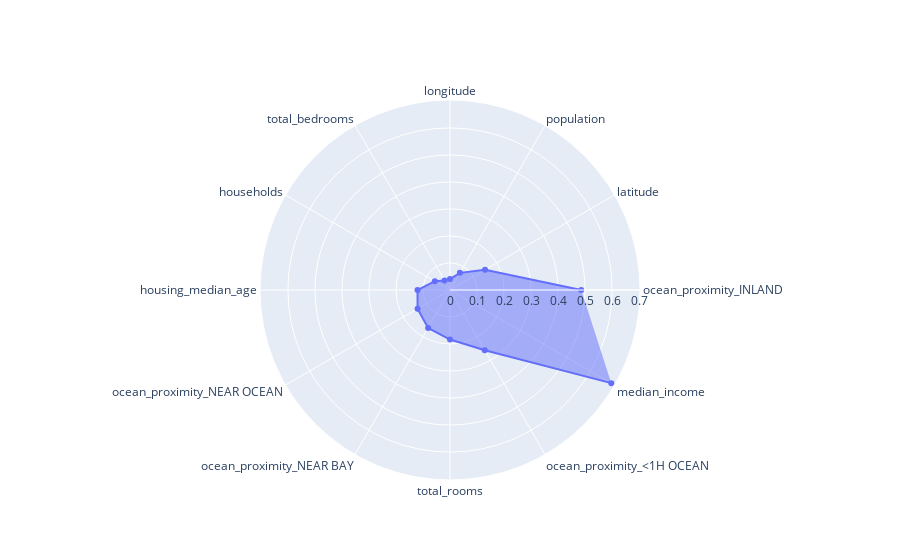
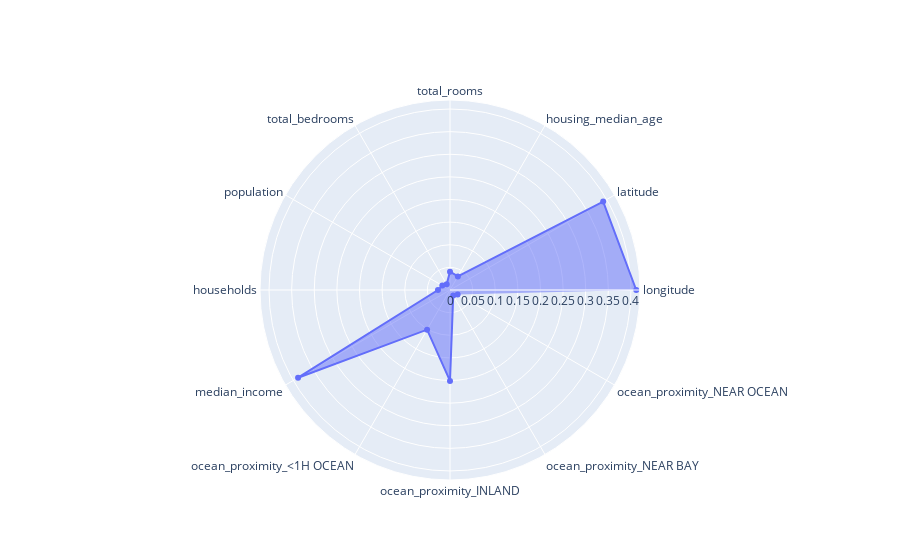

The notebook cell these images were saved under, in order:
### Code cell
fig = go.Figure()
fig.add_trace(
    go.Scatterpolar(theta=results_corr.index, r=results_corr["r"].abs(), fill="toself")
)

fig.show()

fig = go.Figure()
fig.add_trace(
    go.Scatterpolar(
        theta=results_mi.index, r=results_mi["Mutual Info"].abs(), fill="toself"
    )
)

### Figure 1 — Plotly figure (JSON) as saved in the notebook; plotly's stock layout.template omitted (floating-point values rounded to 4 significant figures)
{"data": [{"fill": "toself", "r": [0.4858, 0.1499, 0.07324, 0.04079, 0.04062, 0.06491, 0.1203, 0.1387, 0.162, 0.1835, 0.2574, 0.6895], "theta": ["ocean_proximity_INLAND", "latitude", "population", "longitude", "total_bedrooms", "households", "housing_median_age", "ocean_proximity_NEAR OCEAN", "ocean_proximity_NEAR BAY", "total_rooms", "ocean_proximity_<1H OCEAN", "median_income"], "type": "scatterpolar"}], "layout": {}}

### Figure 2 — Plotly figure (JSON) as saved in the notebook; plotly's stock layout.template omitted (floating-point values rounded to 4 significant figures)
{"data": [{"fill": "toself", "r": [0.4117, 0.3909, 0.03471, 0.04053, 0.01471, 0.0196, 0.02662, 0.3878, 0.1013, 0.201, 0.01424, 0.01954], "theta": ["longitude", "latitude", "housing_median_age", "total_rooms", "total_bedrooms", "population", "households", "median_income", "ocean_proximity_<1H OCEAN", "ocean_proximity_INLAND", "ocean_proximity_NEAR BAY", "ocean_proximity_NEAR OCEAN"], "type": "scatterpolar"}], "layout": {}}
